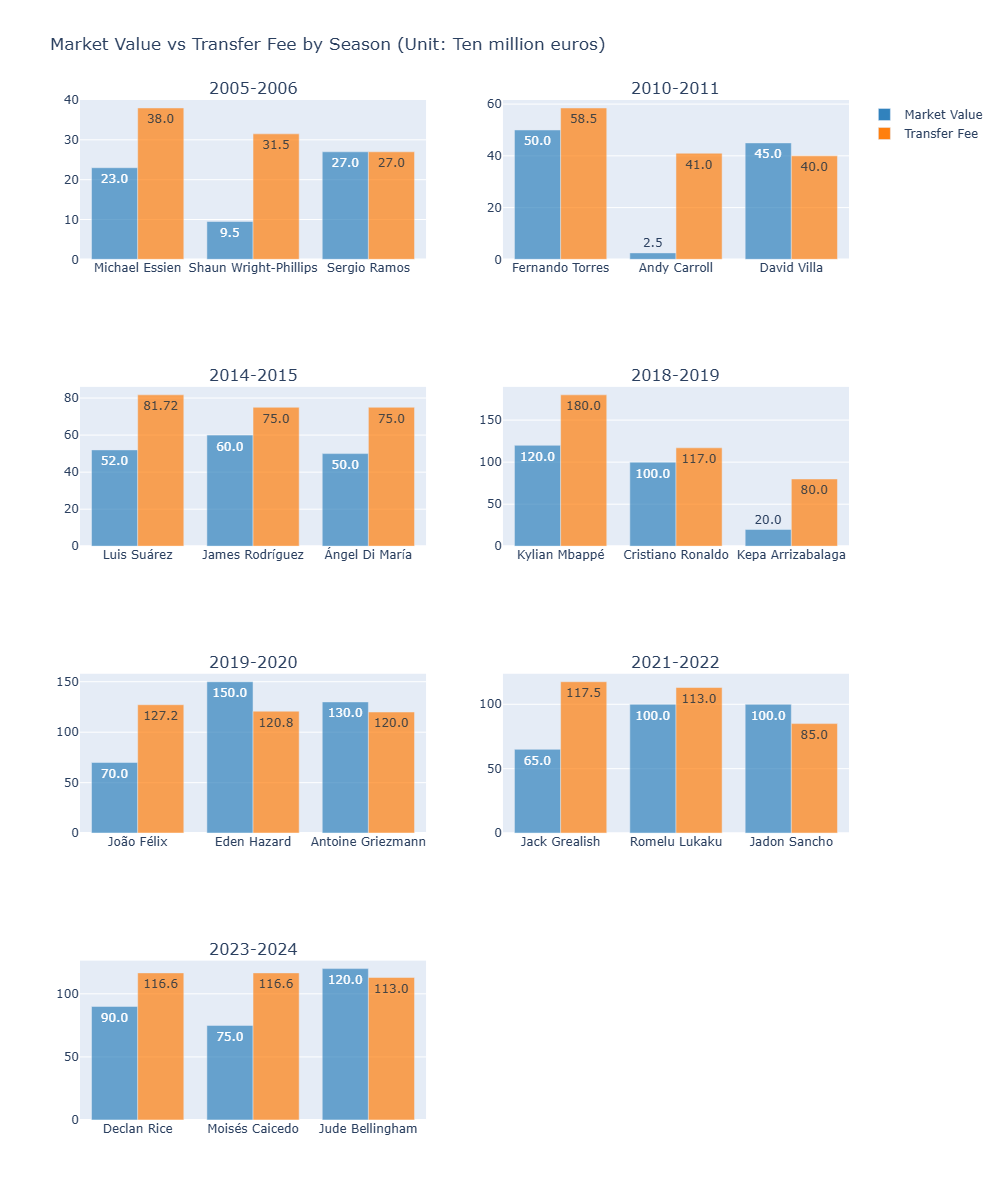

This figure's Python source:
import pymongo
import pandas as pd
import plotly.graph_objs as go
from plotly.subplots import make_subplots

# 1. MongoDB 연결
client = pymongo.MongoClient("mongodb://localhost:27017/")
db = client["Football"]
collection = db["PL"]

# 2. 데이터 로딩 및 전처리
df = pd.DataFrame(list(collection.find({})))
if "_id" in df.columns:
    df.drop(columns=["_id"], inplace=True)

df = df[['Season', 'Name', 'Market value', 'Fee(이적료)']].dropna()
df['Market value'] = df['Market value'].str.replace('€', '').str.replace('m', '').astype(float)
df['Fee'] = df['Fee(이적료)'].str.replace('€', '').str.replace('m', '').astype(float)
df.drop(columns=['Fee(이적료)'], inplace=True)

# 3. 시즌 목록
seasons = df['Season'].unique()
seasons.sort()
num_seasons = len(seasons)

# 4. subplot 만들기
cols = 2
rows = (num_seasons + 1) // cols
fig = make_subplots(
    rows=rows,
    cols=cols,
    subplot_titles=[str(season) for season in seasons]
)

# 5. 시즌별 subplot 추가
row = col = 1
for season in seasons:
    season_df = df[df['Season'] == season]
    names = season_df['Name'].tolist()
    market_values = season_df['Market value'].tolist()
    fees = season_df['Fee'].tolist()

    # trace1: Market Value
    trace1 = go.Bar(
        x=names,
        y=market_values,
        name='Market Value',
        marker=dict(color='rgb(49,130,189)', opacity=0.7),
        text=market_values,
        textposition='auto',
        showlegend=(row == 1 and col == 1)
    )

    # trace2: Transfer Fee
    trace2 = go.Bar(
        x=names,
        y=fees,
        name='Transfer Fee',
        marker=dict(color='rgb(255,127,14)', opacity=0.7),
        text=fees,
        textposition='auto',
        showlegend=(row == 1 and col == 1)
    )

    # subplot에 trace 추가
    fig.add_trace(trace1, row=row, col=col)
    fig.add_trace(trace2, row=row, col=col)

    # 위치 조정
    col += 1
    if col > cols:
        row += 1
        col = 1

# 6. 전체 레이아웃 설정
fig.update_layout(
    height=300 * rows,
    width=1000,
    title_text="Market Value vs Transfer Fee by Season (Unit: Ten million euros)",
    barmode='group'
)

# 7. x축 레이블 회전
fig.update_xaxes(tickangle=0)

# 8. 출력
fig.show()
